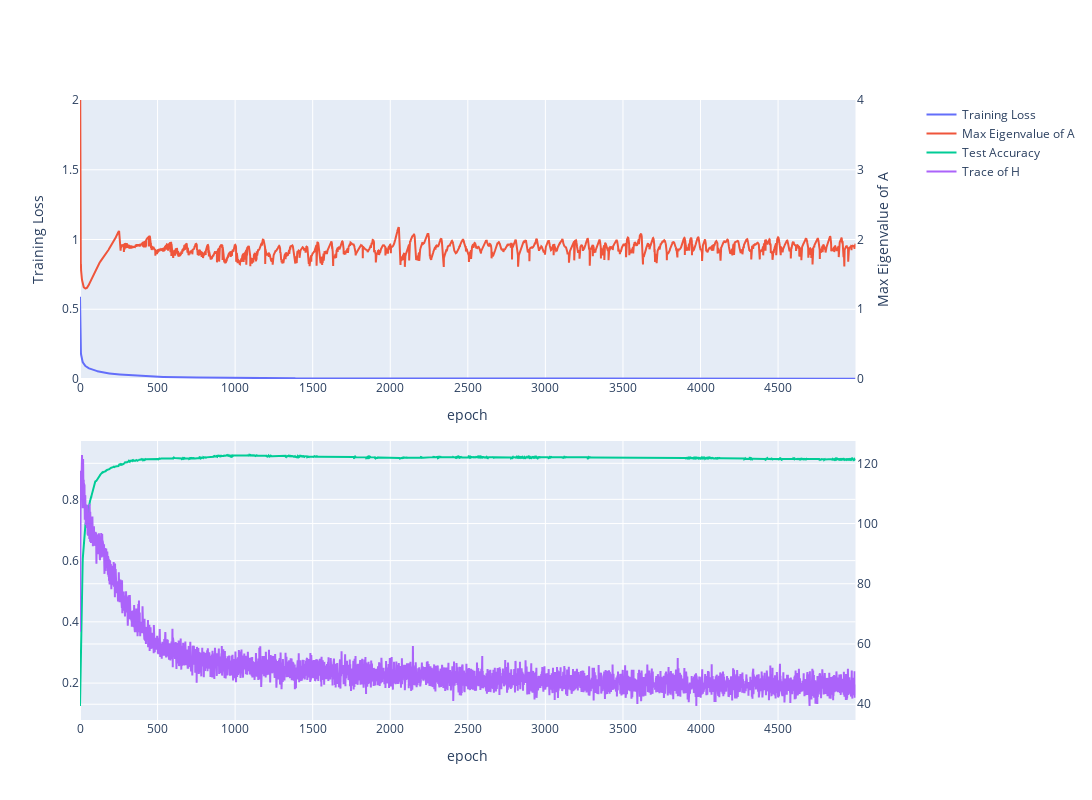

The cell this chart's notebook holds for it:
### Code cell
model_id = 9
plot_output_data(md, out, model_id)

### Figure 1 — Plotly figure (JSON) as saved in the notebook; plotly's stock layout.template omitted (floating-point values rounded to 4 significant figures; data arrays with more than 128 entries replaced by an {"elided": "..."} marker saying what was removed)
{"data": [{"line": {"width": 2}, "name": "Training Loss", "type": "scatter", "x": {"elided": "5000 int values"}, "xaxis": "x", "y": {"elided": "5000 float values"}, "yaxis": "y"}, {"line": {"width": 2}, "name": "Max Eigenvalue of A", "type": "scatter", "x": {"elided": "5000 int values"}, "xaxis": "x", "y": {"elided": "5000 float values"}, "yaxis": "y2"}, {"line": {"width": 2}, "name": "Test Accuracy", "type": "scatter", "x": {"elided": "5000 int values"}, "xaxis": "x2", "y": {"elided": "5000 float values"}, "yaxis": "y3"}, {"line": {"width": 2}, "name": "Trace of H", "type": "scatter", "x": {"elided": "5000 int values"}, "xaxis": "x2", "y": {"elided": "5000 float values"}, "yaxis": "y4"}], "layout": {"height": 800, "width": 1200, "xaxis": {"anchor": "y", "domain": [0, 0.94], "title": {"text": "epoch"}}, "xaxis2": {"anchor": "y3", "domain": [0, 0.94], "title": {"text": "epoch"}}, "yaxis": {"anchor": "x", "domain": [0.55, 1], "range": [0, 2], "showgrid": false, "title": {"text": "Training Loss"}}, "yaxis2": {"anchor": "x", "overlaying": "y", "range": [0, 4], "side": "right", "title": {"text": "Max Eigenvalue of A"}}, "yaxis3": {"anchor": "x2", "domain": [0, 0.45]}, "yaxis4": {"anchor": "x2", "overlaying": "y3", "side": "right"}}}
